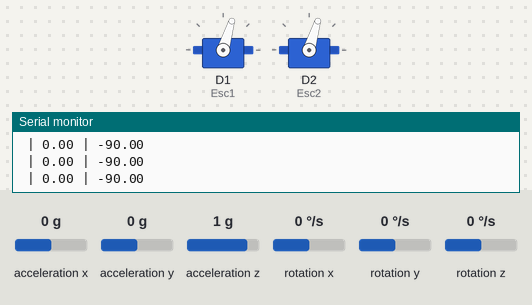
Bench run of a sketch on a simulated ESP8266 (NodeMCU). Parts: 2 × servo, the last lines printed to the serial monitor. The test bench sets the inputs (shaded band); at power-on: acceleration y 0 g, acceleration x 0 g, acceleration z 1 g, rotation x 0 °/s, rotation y 0 °/s, rotation z 0 °/s.

Above: at 5.2 s.
5.3 s: acceleration y set to -1.4 g
At 6.5 s:
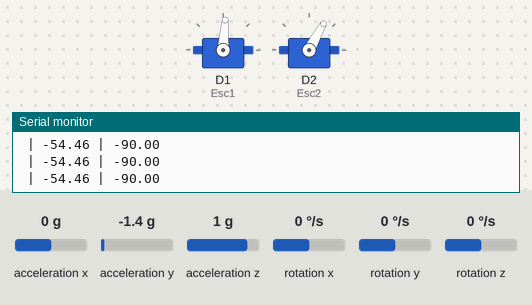
6.8 s: acceleration x set to -1.4 g
At 7.7 s:
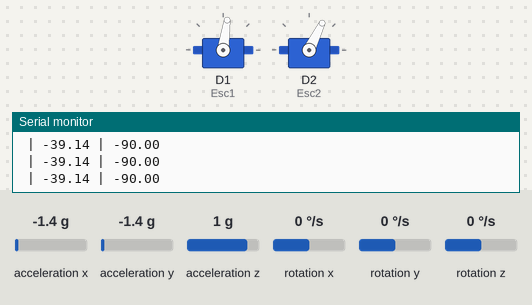
8.3 s: acceleration y set to 1.4 g
At 8.9 s:
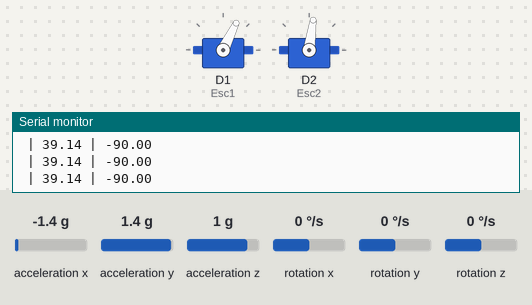
9.8 s: acceleration y set to 0 g
At 11.2 s:
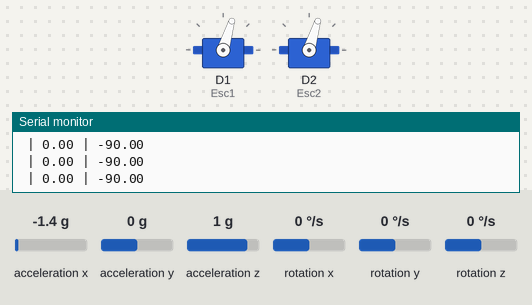
Timing chart, 0 to 12.3 s (numbered marks = the images above; inputs shaded):
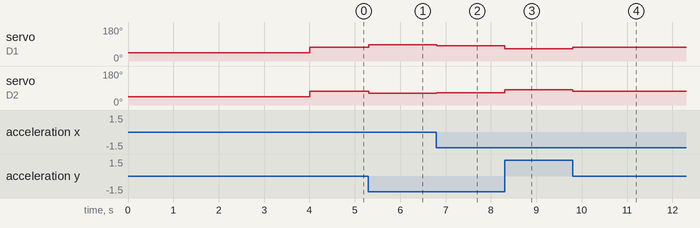

Measured:
- after the input at 5.3 s, servo on D1 (Esc1): 73° → 86° at once; servo on D2 (Esc2): 73° → 61° at once
- after the input at 6.8 s, servo on D1 (Esc1): 86° → 82° at once; servo on D2 (Esc2): 61° → 64° at once
- after the input at 8.3 s, servo on D1 (Esc1): 82° → 64° at once; servo on D2 (Esc2): 64° → 82° at once
- after the input at 9.8 s, servo on D1 (Esc1): 64° → 73° at once; servo on D2 (Esc2): 82° → 73° at once

The sketch:

PID_Drone_balanca-II.ino
```cpp
#include <MPU6050_tockn.h>
#include <Servo.h>
#include <Wire.h>

extern void PIDcontrole();
extern float PID;

float input = 1300;
float outputMotor;
float outputMotor2;

#define Esc1 D1 // Pino do servo motor 1 (controle do motor)
#define Esc2 D2 // Pino do servo motor 2 (controle do motor)

Servo esc1;
Servo esc2;

MPU6050 mpu6050(Wire);

void setup() {

  Serial.begin(250000);

  int SDA = D6;  // you can choose SDA pin
  int SCL = D5;  // you can choose SCL pin
  Wire.begin(SDA, SCL);
  mpu6050.begin();
  mpu6050.calcGyroOffsets(true);

  esc1.attach(Esc1);  // Anexa o servo motor 1 ao pino
  esc2.attach(Esc2);  // Anexa o servo motor 2 ao pino

  esc1.writeMicroseconds(1000);  // Define o sinal mínimo do servo motor 1
  esc2.writeMicroseconds(1000);  // Define o sinal mínimo do servo motor 2

  delay(1000);

  PIDcontrole();

}

void loop() {

  mpu6050.update();
  outputMotor = input - PID;   // Calcula o sinal de saída do motor 1
  outputMotor2 = input + PID;  // Calcula o sinal de saída do motor 2

  // Limita os sinais de saída para os valores mínimos e máximos
  if (outputMotor < 1000) {
    outputMotor = 1000;
  }
  if (outputMotor > 2000) {
    outputMotor = 2000;
  }

  // Limite para o motor 2
  if (outputMotor2 < 1000) {
    outputMotor2 = 1000;
  }
  if (outputMotor2 > 2000) {
    outputMotor2 = 2000;
  }

  // Imprime informações no monitor serial


  // Controla os servo motores com os sinais calculados
  esc1.writeMicroseconds(outputMotor);
  esc2.writeMicroseconds(outputMotor2);

  PIDcontrole();
}
```

PID_Controller.ino
```cpp
#include <MPU6050_tockn.h>

const int numReadings = 10;
float readings[numReadings];  // Array para armazenar as leituras do giroscópio
int indexo = 0;
float total = 0;

float currentTime, elapsedTime, previousTime;
float PID, error, previousError;
float angleX, angleY, angleZ;
float total_angle, angle_pitch, angle_row;

float Kp = 2.4;
float Ki = 0.003;
float Kd = 3.65;

float calcP, calcI, calcD;
float desiredAngle = 0;

float gravityOffset = 90.0;  // Valor para compensar o efeito da gravidade

void filterAngleZ(float newValue) {
  total -= readings[indexo];
  readings[indexo] = newValue;
  total += newValue;
  indexo = (indexo + 1) % numReadings;
  angleZ = total / numReadings;
}

void PIDcontrole() {
  mpu6050.update();

  previousTime = currentTime;
  currentTime = millis();
  elapsedTime = (currentTime - previousTime) / 1000.0;

  angleX = mpu6050.getAngleX();
  angleY = mpu6050.getAngleY();

  filterAngleZ(mpu6050.getAngleZ());  // Aplicando o filtro ao ângulo Z

  error = angleX - desiredAngle;

  calcP = Kp * error;
  if (-3 < error && error < 3) {
    calcI = calcI + (Ki * error);
  }
  calcD = Kd * ((error - previousError) / elapsedTime);
  PID = calcP + calcI + calcD;

  if (PID < -1000) {
    PID = -1000;
  }
  if (PID > 1000) {
    PID = 1000;
  }

  Serial.print(" | ");
  Serial.print(angleX);
  Serial.print(" | ");
  Serial.println(angleZ - gravityOffset);  // Aplicando a compensação da gravidade


  previousError = error;
}
```
